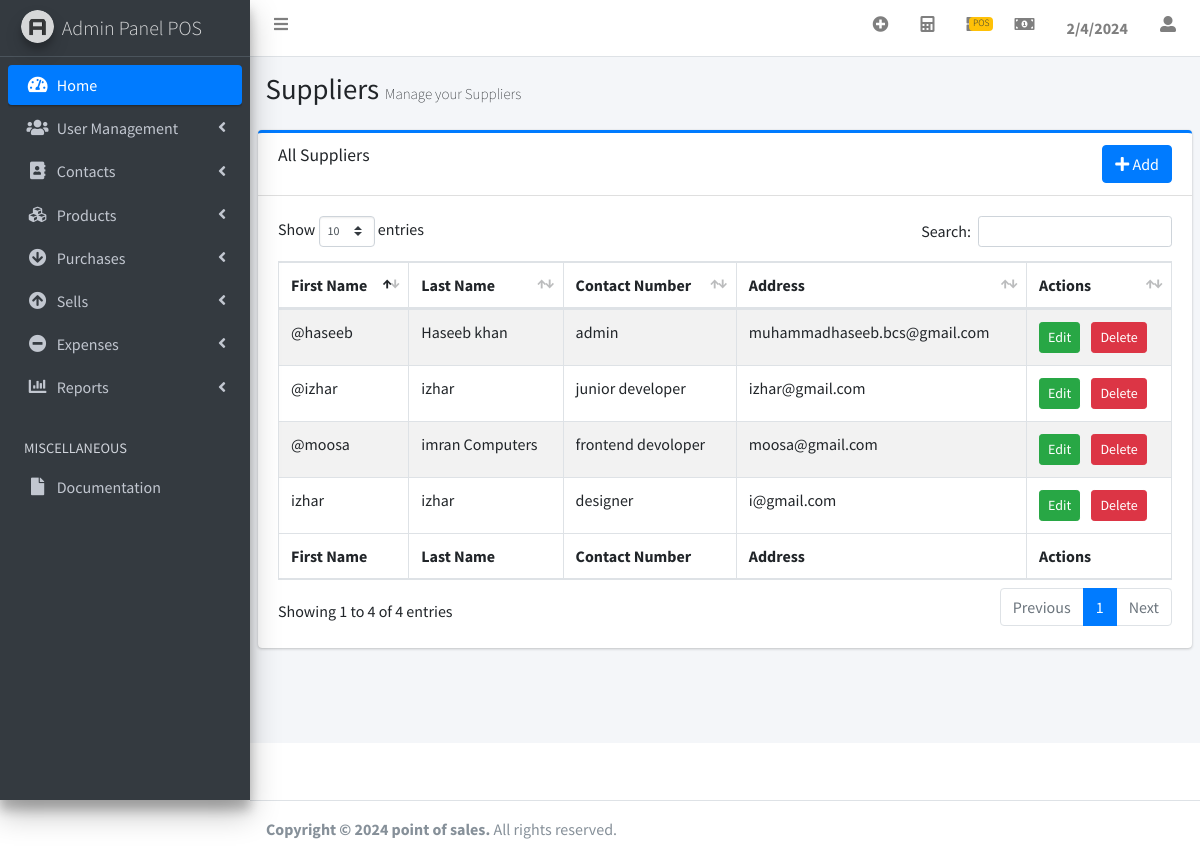
The app's page /supplier.php (signed in) with its own data.
### tables this page shows
CREATE TABLE `users` (
  `userid` int(10) NOT NULL,
  `fullname` varchar(100) NOT NULL,
  `username` varchar(100) NOT NULL,
  `useremail` varchar(100) NOT NULL,
  `userpassword` varchar(100) NOT NULL,
  `status` varchar(100) NOT NULL
);

CREATE TABLE `roles` (
  `roleid` int(10) NOT NULL,
  `rolename` varchar(100) NOT NULL
);

### supplier.php (the view, shortened to what this page needs)
<?php
include("Includes/Connection.php");
?>
<!DOCTYPE html>
<html>
<head>
	<?php  include("Includes/dtlinks.php") ?>
</head>
<body class="hold-transition sidebar-mini">
<div class="wrapper">
 <?php include('Includes/sidepanel.php')?>
  <div class="content-wrapper">
       <div class="content-header">
      <div class="container-fluid">
        <div class="row mb-2">
          <div class="col-sm-6">
			 <h1>
			 Suppliers
				 <small style="font-size: 15px;font-weight: lighter">Manage your Suppliers</small>
			  </h1>
          </div>
        </div>
      </div>
    </div>
  <section class="content">
	<div class="row">
	<div class="col-12">
		<div class="card card-primary card-outline">
              <div class="card-header">
                <h3 class="card-title" align="left">All Suppliers</h3>
				  <div align="right">
				  <button type="button" class="btn btn-primary" data-toggle="modal" data-target="#myModal"><i class="fa fa-plus"></i>  Add</button>
				  </div></div>
              <div class="card-body">
				  <table id="example1" class="table table-bordered table-striped">
                  <thead>
                  <tr>
                  <th>First Name</th>
                    <th> Last Name</th>
                    <th>Contact Number </th>
                    <th>Address</th>
                    <th>Actions</th>
                  </tr>
                  </thead>
                  <tbody>
					    <?php
					  $select = mysqli_query($con,"SELECT users.userid, users.fullname, users.username, users.useremail, roles.rolename
FROM users
INNER JOIN userroles ON users.userid = userroles.UserID
INNER JOIN roles ON userroles.RoleID = roles.roleid;
");
				while($row = mysqli_fetch_array($select)){
					  $userid = $row["userid"];
					  ?>
		<tr>
					  <td><?php echo($row["username"]); ?></td>
					  <td><?php echo($row["fullname"]); ?></td>
					  <td><?php echo($row["rolename"]); ?></td>
					  <td><?php echo($row["useremail"]); ?></td>
					  <td><a href="#" class="btn btn-success btn-sm"> Edit</a>
			<a href="users.php?DID=<?php echo($userid)?>" class="btn btn-danger btn-sm ml-2"> Delete</a>
			</td>
					  </tr>
					  <?php } ?>
                  </tbody>
                  <tfoot>
                  <tr>
                 <th>First Name</th>
                    <th> Last Name</th>
                    <th>Contact Number </th>
                    <th>Address</th>
                    <th>Actions</th>
                  </tr>
                  </tfoot>
                </table>
              </div>
            </div>
		</div>
	</div>
	  </div>
		  </div>
<?php include("Includes/dtscript.php") ?>
</body>
</html>

### records on screen
users: username "@haseeb", fullname "Haseeb khan", roles.rolename "admin", useremail "muhammadhaseeb.bcs@gmail.com"
users: username "@moosa", fullname "imran Computers", roles.rolename "frontend devoloper", useremail "moosa@gmail.com"
users: username "@izhar", fullname "izhar", roles.rolename "junior developer", useremail "izhar@gmail.com"
users: username "izhar", fullname "izhar", roles.rolename "designer", useremail "i@gmail.com"
